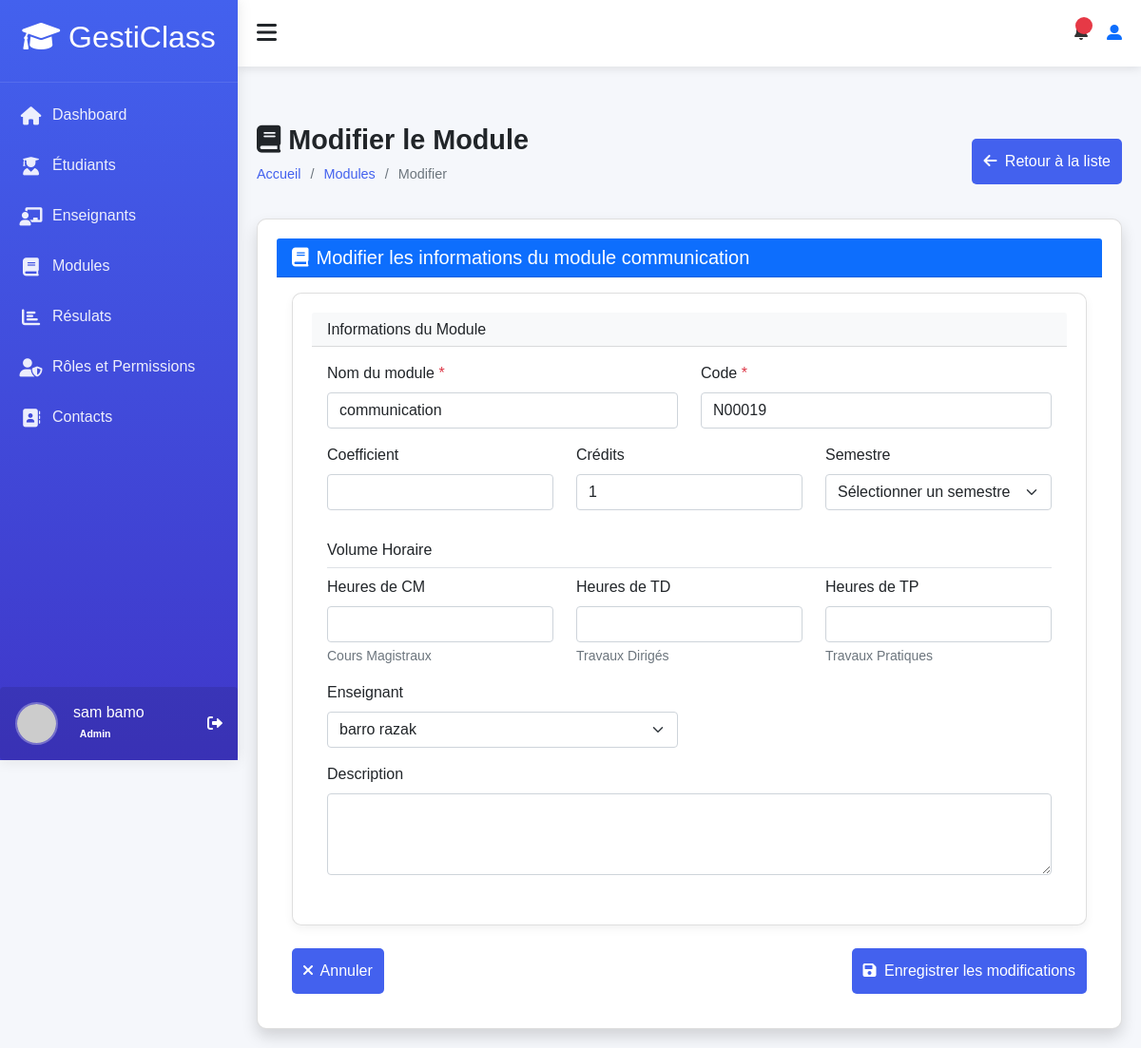
Page /accounts/modules/4/update/ (signed in) on the committed database.
### accounts/models.py (models this page shows, shortened)
class User(AbstractUser):
    ROLE_CHOICES = (
        ('admin', 'Administrateur'),
        ('teacher', 'Enseignant'),
        ('student', 'Élève'),
    )
    profil = models.CharField(max_length=10, choices=ROLE_CHOICES, default='student')
    phone = models.CharField(max_length=20, blank=True)
    birth_date = models.DateField(null=True, blank=True)
    photo = models.ImageField(upload_to='users/', null=True, blank=True)
    specialty = models.CharField(max_length=100, null=True, blank=True)
    hire_date = models.DateField(null=True, blank=True)
    address = models.TextField(blank=True)
    phone_number = models.CharField(max_length=15, blank=True)
    date_of_birth = models.DateField(null=True, blank=True)
    class Meta:
        permissions = [
        ("peut_acceder_module", "Peut acceder au module"),
        ("peut_acceder_aux_eleve", "Peut acceder aux eleves"),
        ("peut_acceder_aux_enseignants", "peut acceder aux enseigants"),
        ("peut_acceder_aux_roles", "peut acceder aux roles"),
        ("peut_acceder_au_dashboard", "Peut accéder au tableau de bord "),
        ("dashboard", "Peut voir les infos utiles  pour des étudiants"),
        ("peut_voir_infos_utile_teacher", "Peut voir les infos utiles pour des enseignants"),
        ("peut_agir_infos_utile_student", "Peut agir sur les infos utiles pour des étudiants"),
        ("peut_agir_infos_utile_teacher", "Peut agir sur les infos utiles pour des enseignants"),
        ("can_view_student_performance_data", "Peut voir ses données de performance  étudiants"),
        ("can_view_teacher_module_performance_data", "Peut voir les données de performance des modules des enseignants"),
        ("can_view_all_students_performance_data ", "Peut voir les données de performance de tous les étudiants"),
        ("can_view_student_list", "Peut voir la liste des étudiants"),
        ("can_view_teacher_list", "Peut voir la liste des enseignants"),
        ("can_view_module_list", "Peut voir la liste des modules"),
        ("can_view_results_list", "Peut voir la liste résultats"),
        ("can_view_suggestions_list", "Peut voir la liste des suggestions"),
        ("can_view_module_details", "Peut les details d'un module"),
        ("can_view_student_details", "Peut voir les détails d'un étudiant"),
        ("can_view_teacher_details", "Peut voir les détails d'un enseignant"),
        ("can_view_own_details", "Peut voir ses propres détails"),
        ("cans_view_results", "Peut voir les résultats"),
        ("can_view_own_results", "Peut voir ses propres résultats"),
        ("can_view_section__admin", "Peut voir la d'administration des section"),
        ("view_role", "Peut voir les rôles"),
        ("add_role", "Peut ajouter un rôle"),
        ("change_role", "Peut modifier un rôle"),
        ("delete_role", "Peut supprimer un rôle"),
        ("assign_role", "Peut assigner des rôles"),
        ("view_timetable", "Peut voir l'emploi du temps"),
        ("manage_timetable", "Peut gérer l'emploi du temps"),
        ("can_add_teacher", "Peut ajouter un enseignant"),
        ("can_add_student", "Peut ajouter un étudiant"),
        ("can_change_teacher", "Peut modifier un enseignant"),
        ("can_change_student", "Peut modifier un étudiant"),
        ("can_delete_teacher", "Peut supprimer un enseignant"),
        ("can_delete_student", "Peut supprimer un étudiant"),
        ("can_view_schoolinfo", "Peut voir les informations de l'école"),
        ("can_add_schoolinfo", "Peut ajouter les informations de l'école"),
        ("can_change_schoolinfo", "Peut modifier les informations de l'école"),
        ("can_delete_schoolinfo", "Peut supprimer les informations de l'école"),
        ]

class Module(models.Model):
    SEMESTER_CHOICES = [
        ('S1', 'Semestre 1'),
        ('S2', 'Semestre 2'),
        ('S3', 'Semestre 3'),
        ('S4', 'Semestre 4'),
        ('S5', 'Semestre 5'),
        ('S6', 'Semestre 6'),
    ]
    name = models.CharField(max_length=100, verbose_name="Nom du module")
    code = models.CharField(max_length=20, unique=True, verbose_name="Code du module")
    description = models.TextField(blank=True, verbose_name="Description")
    coefficient = models.FloatField(default=1, verbose_name="Coefficient")
    credit = models.IntegerField(default=1, verbose_name="Crédits")
    semester = models.CharField(
        max_length=2,
        choices=SEMESTER_CHOICES,
        blank=True,
        null=True,
        verbose_name="Semestre"
    )
    teacher = models.ForeignKey(
        User,
        on_delete=models.SET_NULL,
        null=True,
        blank=True,
        limit_choices_to={'profil': 'teacher'},
        verbose_name="Enseignant"
    )
    cm_hours = models.FloatField(default=0, verbose_name="Heures de CM")
    td_hours = models.FloatField(default=0, verbose_name="Heures de TD")
    tp_hours = models.FloatField(default=0, verbose_name="Heures de TP")

### accounts/views.py (the view, shortened to what this page needs)
# urls.py: path('modules/<int:module_id>/update/', views.update_module,
@login_required
@permission_required('accounts.can_change_module', raise_exception=True)
def update_module(request, module_id):
    module = get_object_or_404(Module, id=module_id)
    teachers = User.objects.filter(profil='teacher')
    semesters = [
        ('S1', 'Semestre 1'),
        ('S2', 'Semestre 2'),
        ('S3', 'Semestre 3'),
        ('S4', 'Semestre 4'),
        ('S5', 'Semestre 5'),
        ('S6', 'Semestre 6'),
    ]
    return render(request, 'modules/update_module.html', {
        'module': module,
        'teachers': teachers,
        'semesters': semesters
    })

### accounts/templates/modules/update_module.html (shortened to what this page needs)
{% extends "models/base.html" %}
{% load static %}
{% block content %}
<div class="content">
    <div class="page-title">
        <div>
            <h2><i class="fas fa-book me-2"></i>Modifier le Module</h2>
            <ul class="breadcrumb">
                <li><a href="{% url 'dashboard:dashboard' %}">Accueil</a></li>
                <li><a href="{% url 'accounts:modules_list' %}">Modules</a></li>
                <li>Modifier</li>
            </ul>
        </div>
        <a href="{% url 'accounts:modules_list' %}" class="btn btn-secondary">
            <i class="fas fa-arrow-left me-1"></i> Retour à la liste
        </a>
    </div>
    <div class="card shadow">
        <div class="card-header bg-primary text-white">
            <h5 class="m-0"><i class="fas fa-book me-2"></i>Modifier les informations du module {{ module.name }}</h5>
        </div>
        <div class="card-body">
            <form method="post">
                <div class="row">
                    <div class="col-12">
                        <div class="card">
                            <div class="card-header bg-light">
                                <h6 class="m-0">Informations du Module</h6>
                            </div>
                            <div class="card-body">
                                <div class="row">
                                    <div class="col-md-6 mb-3">
                                        <label for="name" class="form-label">Nom du module <span class="text-danger">*</span></label>
                                        <input type="text" class="form-control" id="name" name="name"
                                               value="{{ module.name }}" required>
                                    </div>
                                    <div class="col-md-6 mb-3">
                                        <label for="code" class="form-label">Code <span class="text-danger">*</span></label>
                                        <input type="text" class="form-control" id="code" name="code"
                                               value="{{ module.code }}" required>
                                    </div>
                                </div>
                                <div class="row">
                                    <div class="col-md-4 mb-3">
                                        <label for="coefficient" class="form-label">Coefficient</label>
                                        <input type="number" class="form-control" id="coefficient" name="coefficient"
                                               value="{{ module.coefficient }}" min="1" max="10" step="0.5">
                                    </div>
                                    <div class="col-md-4 mb-3">
                                        <label for="credit" class="form-label">Crédits</label>
                                        <input type="number" class="form-control" id="credit" name="credit"
                                               value="{{ module.credit }}" min="1" max="10">
                                    </div>
                                    <div class="col-md-4 mb-3">
                                        <label for="semester" class="form-label">Semestre</label>
                                        <select class="form-select" id="semester" name="semester">
                                            <option value="">Sélectionner un semestre</option>
                                        </select>
                                    </div>
                                </div>
                                <div class="row mt-3">
                                    <div class="col-12">
                                        <h6 class="border-bottom pb-2">Volume Horaire</h6>
                                    </div>
                                    <div class="col-md-4 mb-3">
                                        <label for="cm_hours" class="form-label">Heures de CM</label>
                                        <input type="number" class="form-control" id="cm_hours" name="cm_hours"
                                               value="{{ module.cm_hours }}" min="0" step="0.5">
                                        <div class="form-text">Cours Magistraux</div>
                                    </div>
                                    <div class="col-md-4 mb-3">
                                        <label for="td_hours" class="form-label">Heures de TD</label>
                                        <input type="number" class="form-control" id="td_hours" name="td_hours"
                                               value="{{ module.td_hours }}" min="0" step="0.5">
                                        <div class="form-text">Travaux Dirigés</div>
                                    </div>
                                    <div class="col-md-4 mb-3">
                                        <label for="tp_hours" class="form-label">Heures de TP</label>
                                        <input type="number" class="form-control" id="tp_hours" name="tp_hours"
                                               value="{{ module.tp_hours }}" min="0" step="0.5">
                                        <div class="form-text">Travaux Pratiques</div>
                                    </div>
                                </div>
                                <div class="row">
                                    <div class="col-md-6 mb-3">
                                        <label for="teacher" class="form-label">Enseignant</label>
                                        <select class="form-select" id="teacher" name="teacher">
                                            {% for teacher in teachers %}
                                                <option value="{{ teacher.id }}" {% if module.teacher.id == teacher.id %}selected{% endif %}>{{ teacher.get_full_name }}</option>
                                            {% endfor %}
                                        </select>
                                    </div>
                                </div>
                                <div class="mb-3">
                                    <label for="description" class="form-label">Description</label>
                                    <textarea class="form-control" id="description" name="description" rows="3">{{ module.description }}</textarea>
                                </div>
                            </div>
                        </div>
                    </div>
                </div>
                <div class="row mt-4">
                    <div class="col-12">
                        <div class="d-flex justify-content-between">
                            <a href="{% url 'accounts:modules_list' %}" class="btn btn-secondary">
                                <i class="fas fa-times me-1"></i> Annuler
                            </a>
                            <button type="submit" class="btn btn-primary">
                                <i class="fas fa-save me-1"></i> Enregistrer les modifications
                            </button>
                        </div>
                    </div>
                </div>
            </form>
        </div>
    </div>
</div>
{% endblock %}

### templates/models/sidebar.html
<div class="sidebar" id="sidebar">
    <div class="sidebar-header">
        <h2><i class="fas fa-graduation-cap text-white"></i> GestiClass</h2>
    </div>
    <div class="sidebar-menu">
        <ul>
            <li><a href="{% url 'dashboard:dashboard' %}" class="active"><i class="fas fa-home"></i> Dashboard</a></li>
            <li><a href="{% url 'accounts:students_list' %}"><i class="fas fa-user-graduate"></i> Étudiants</a></li>
            {% if perms.accounts.peut_acceder_aux_enseignants %}
            <li><a href="{% url 'accounts:teachers_list' %}" ><i class="fas fa-chalkboard-teacher"></i> Enseignants</a></li>
            {% endif %}
            {% if perms.accounts.peut_acceder_module %}
            <li><a href="{% url 'accounts:modules_list' %}"><i class="fas fa-book"></i> Modules</a></li>
            {% endif %}
            <li><a href="{% url 'accounts:results_list' %}"><i class="fas fa-chart-bar"></i> Résulats</a></li>
            {% if perms.accounts.peut_acceder_aux_roles %}
            <li><a href="{% url 'accounts:role_list' %}"><i class="fas fa-user-shield"></i> Rôles et Permissions</a></li>
            {% endif %}
            <li><a href="{% url 'accounts:contact' %}"><i class="fas fa-address-book"></i> Contacts</a></li>
        </ul>
    </div>
    <div class="user-profile d-flex align-items-center p-3 rounded ">
        {% if user.photo %}
            <img src="{{ user.photo.url }}"
                 alt="Photo de {{ user.get_full_name }}"
                 class="rounded-circle me-3"
                 style="width: 45px; height: 45px; object-fit: cover;">
        {% else %}
            <img src="https://ui-avatars.com/api/?name={{ user.first_name }}+{{ user.last_name }}&background=0D8ABC&color=fff&size=128"
                 alt="Avatar de {{ user.get_full_name }}"
                 class="rounded-circle me-3"
                 style="width: 45px; height: 45px; object-fit: cover;">
        {% endif %}
        <div class="user-info">
            <h6 class="mb-0  ">{{ user.get_full_name }}</h6>
            <small>
                {% if user.profil == 'student' %}
                    <span class="badge rounded-pill">Élève</span>
                {% elif user.profil == 'teacher' %}
                    <span class="badge rounded-pill" >Professeur</span>
                {% elif user.profil == 'admin' %}
                    <span class="badge rounded-pill" >Admin</span>
                {% endif %}
            </small>
        </div>
        <div class="ms-auto">
            <a href="{% url 'accounts:logout' %}" class="text-decoration-none text-white">
                <i class="fas fa-sign-out-alt"></i>
            </a>
        </div>
    </div>
</div>

### rows in the picture
User: get_full_name "sam bamo"
Module: name "communication", code "N00019", credit "1", teacher "barro razak"
